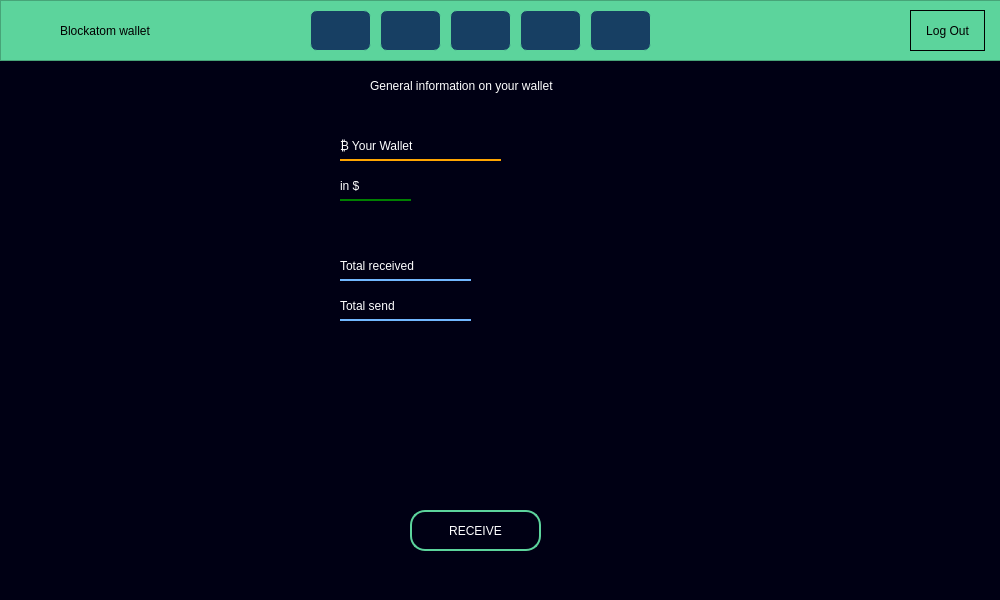
<?xml version="1.0" encoding="UTF-8"?>
<ui version="4.0">
 <class>Dialog</class>
 <widget class="QDialog" name="Dialog">
  <property name="geometry">
   <rect>
    <x>0</x>
    <y>0</y>
    <width>1000</width>
    <height>600</height>
   </rect>
  </property>
  <property name="sizePolicy">
   <sizepolicy hsizetype="Fixed" vsizetype="Fixed">
    <horstretch>0</horstretch>
    <verstretch>0</verstretch>
   </sizepolicy>
  </property>
  <property name="minimumSize">
   <size>
    <width>1000</width>
    <height>600</height>
   </size>
  </property>
  <property name="maximumSize">
   <size>
    <width>1000</width>
    <height>600</height>
   </size>
  </property>
  <property name="windowTitle">
   <string>Dialog</string>
  </property>
  <property name="styleSheet">
   <string notr="true">background-color: rgb(0, 0, 20);</string>
  </property>
  <widget class="QLabel" name="balance">
   <property name="geometry">
    <rect>
     <x>510</x>
     <y>130</y>
     <width>171</width>
     <height>31</height>
    </rect>
   </property>
   <property name="styleSheet">
    <string notr="true">font: 10pt &quot;MS Shell Dlg 2&quot;;
background-color: rgb(250, 126, 58);
font: 12pt &quot;MS Shell Dlg 2&quot;;
color: rgb(251, 155, 40);
font: 24pt &quot;.AppleSystemUIFont&quot;;
background-color: rgb(0, 0, 20);
border: 1px solid rgb(0, 0, 20);</string>
   </property>
   <property name="text">
    <string/>
   </property>
  </widget>
  <widget class="QLabel" name="label_3">
   <property name="geometry">
    <rect>
     <x>340</x>
     <y>130</y>
     <width>161</width>
     <height>31</height>
    </rect>
   </property>
   <property name="styleSheet">
    <string notr="true">color: rgb(255, 255, 255);
font: 24pt &quot;.AppleSystemUIFont&quot;;
border-bottom: 2px solid orange;</string>
   </property>
   <property name="text">
    <string>₿ Your Wallet</string>
   </property>
  </widget>
  <widget class="QLabel" name="label_4">
   <property name="geometry">
    <rect>
     <x>340</x>
     <y>170</y>
     <width>71</width>
     <height>31</height>
    </rect>
   </property>
   <property name="styleSheet">
    <string notr="true">color: rgb(255, 255, 255);
font: 24pt &quot;.AppleSystemUIFont&quot;;
border-bottom: 2px solid green;</string>
   </property>
   <property name="text">
    <string>in $</string>
   </property>
  </widget>
  <widget class="QLabel" name="balance_usd">
   <property name="geometry">
    <rect>
     <x>420</x>
     <y>170</y>
     <width>181</width>
     <height>31</height>
    </rect>
   </property>
   <property name="styleSheet">
    <string notr="true">font: 10pt &quot;MS Shell Dlg 2&quot;;
background-color: rgb(250, 126, 58);
font: 12pt &quot;MS Shell Dlg 2&quot;;
color: green;
font: 24pt &quot;.AppleSystemUIFont&quot;;
background-color: rgb(0, 0, 20);
border: 1px solid rgb(0, 0, 20);</string>
   </property>
   <property name="text">
    <string/>
   </property>
  </widget>
  <widget class="QLabel" name="label_5">
   <property name="geometry">
    <rect>
     <x>370</x>
     <y>70</y>
     <width>301</width>
     <height>31</height>
    </rect>
   </property>
   <property name="styleSheet">
    <string notr="true">color: rgb(255, 255, 255);
font: 18pt &quot;.AppleSystemUIFont&quot;;</string>
   </property>
   <property name="text">
    <string>General information on your wallet</string>
   </property>
  </widget>
  <widget class="QLabel" name="label_6">
   <property name="geometry">
    <rect>
     <x>340</x>
     <y>250</y>
     <width>131</width>
     <height>31</height>
    </rect>
   </property>
   <property name="styleSheet">
    <string notr="true">color: rgb(255, 255, 255);
font: 18pt &quot;.AppleSystemUIFont&quot;;
border-bottom: 2px solid rgb(113, 183, 255);</string>
   </property>
   <property name="text">
    <string>Total received</string>
   </property>
  </widget>
  <widget class="QLabel" name="label_7">
   <property name="geometry">
    <rect>
     <x>340</x>
     <y>290</y>
     <width>131</width>
     <height>31</height>
    </rect>
   </property>
   <property name="styleSheet">
    <string notr="true">color: rgb(255, 255, 255);
font: 18pt &quot;.AppleSystemUIFont&quot;;
border-bottom: 2px solid rgb(113, 183, 255);</string>
   </property>
   <property name="text">
    <string>Total send</string>
   </property>
  </widget>
  <widget class="QLabel" name="totalrec">
   <property name="geometry">
    <rect>
     <x>480</x>
     <y>250</y>
     <width>211</width>
     <height>31</height>
    </rect>
   </property>
   <property name="styleSheet">
    <string notr="true">font: 10pt &quot;MS Shell Dlg 2&quot;;
background-color: rgb(250, 126, 58);
font: 12pt &quot;MS Shell Dlg 2&quot;;
color: rgb(251, 155, 40);
font: 24pt &quot;.AppleSystemUIFont&quot;;
background-color: rgb(0, 0, 20);
border: 1px solid rgb(0, 0, 20);</string>
   </property>
   <property name="text">
    <string/>
   </property>
  </widget>
  <widget class="QLabel" name="totalsend">
   <property name="geometry">
    <rect>
     <x>480</x>
     <y>290</y>
     <width>211</width>
     <height>31</height>
    </rect>
   </property>
   <property name="styleSheet">
    <string notr="true">font: 10pt &quot;MS Shell Dlg 2&quot;;
background-color: rgb(250, 126, 58);
font: 12pt &quot;MS Shell Dlg 2&quot;;
color: rgb(251, 155, 40);
font: 24pt &quot;.AppleSystemUIFont&quot;;
background-color: rgb(0, 0, 20);
border: 1px solid rgb(0, 0, 20);</string>
   </property>
   <property name="text">
    <string/>
   </property>
  </widget>
  <widget class="QPushButton" name="receive_3">
   <property name="geometry">
    <rect>
     <x>410</x>
     <y>510</y>
     <width>131</width>
     <height>41</height>
    </rect>
   </property>
   <property name="styleSheet">
    <string notr="true">color: rgb(255, 255, 255);
font: 11pt &quot;MS Shell Dlg 2&quot;;
border: 2px solid rgb(92, 212, 156);
border-radius: 15px;</string>
   </property>
   <property name="text">
    <string>RECEIVE</string>
   </property>
  </widget>
  <widget class="QFrame" name="frame">
   <property name="geometry">
    <rect>
     <x>0</x>
     <y>0</y>
     <width>1041</width>
     <height>61</height>
    </rect>
   </property>
   <property name="styleSheet">
    <string notr="true">background-color: rgb(92, 212, 156);</string>
   </property>
   <property name="frameShape">
    <enum>QFrame::StyledPanel</enum>
   </property>
   <property name="frameShadow">
    <enum>QFrame::Raised</enum>
   </property>
   <widget class="QLabel" name="label">
    <property name="geometry">
     <rect>
      <x>10</x>
      <y>10</y>
      <width>41</width>
      <height>41</height>
     </rect>
    </property>
    <property name="text">
     <string/>
    </property>
    <property name="pixmap">
     <pixmap>images/logo.png</pixmap>
    </property>
    <property name="scaledContents">
     <bool>true</bool>
    </property>
   </widget>
   <widget class="QLabel" name="label_2">
    <property name="geometry">
     <rect>
      <x>60</x>
      <y>10</y>
      <width>171</width>
      <height>41</height>
     </rect>
    </property>
    <property name="styleSheet">
     <string notr="true">font: 75 14pt &quot;Corbel&quot;;
font: 75 16pt &quot;Microsoft YaHei UI&quot;;</string>
    </property>
    <property name="text">
     <string>Blockatom wallet</string>
    </property>
   </widget>
   <widget class="QPushButton" name="walletbutton">
    <property name="geometry">
     <rect>
      <x>380</x>
      <y>10</y>
      <width>61</width>
      <height>41</height>
     </rect>
    </property>
    <property name="styleSheet">
     <string notr="true">border: 1px solid rgb(92, 212, 156);
background-color: rgb(23, 63, 99);
border-radius: 7px;
color: white;</string>
    </property>
    <property name="text">
     <string/>
    </property>
    <property name="icon">
     <iconset>
      <normaloff>images/wallet.png</normaloff>images/wallet.png</iconset>
    </property>
    <property name="iconSize">
     <size>
      <width>20</width>
      <height>20</height>
     </size>
    </property>
   </widget>
   <widget class="QPushButton" name="sendd">
    <property name="geometry">
     <rect>
      <x>450</x>
      <y>10</y>
      <width>61</width>
      <height>41</height>
     </rect>
    </property>
    <property name="styleSheet">
     <string notr="true">border: 1px solid rgb(92, 212, 156);
background-color: rgb(23, 63, 99);
border-radius: 7px;
color: white;</string>
    </property>
    <property name="text">
     <string/>
    </property>
    <property name="icon">
     <iconset>
      <normaloff>images/rising.png</normaloff>images/rising.png</iconset>
    </property>
    <property name="iconSize">
     <size>
      <width>20</width>
      <height>20</height>
     </size>
    </property>
   </widget>
   <widget class="QPushButton" name="receive_2">
    <property name="geometry">
     <rect>
      <x>520</x>
      <y>10</y>
      <width>61</width>
      <height>41</height>
     </rect>
    </property>
    <property name="styleSheet">
     <string notr="true">border: 1px solid rgb(92, 212, 156);
background-color: rgb(23, 63, 99);
border-radius: 7px;
color: white;</string>
    </property>
    <property name="text">
     <string/>
    </property>
    <property name="icon">
     <iconset>
      <normaloff>images/receive.png</normaloff>images/receive.png</iconset>
    </property>
    <property name="iconSize">
     <size>
      <width>20</width>
      <height>20</height>
     </size>
    </property>
   </widget>
   <widget class="QPushButton" name="settings">
    <property name="geometry">
     <rect>
      <x>590</x>
      <y>10</y>
      <width>61</width>
      <height>41</height>
     </rect>
    </property>
    <property name="styleSheet">
     <string notr="true">border: 1px solid rgb(92, 212, 156);
background-color: rgb(23, 63, 99);
border-radius: 7px;
color: white;</string>
    </property>
    <property name="text">
     <string/>
    </property>
    <property name="icon">
     <iconset>
      <normaloff>images/setting.png</normaloff>images/setting.png</iconset>
    </property>
    <property name="iconSize">
     <size>
      <width>20</width>
      <height>20</height>
     </size>
    </property>
   </widget>
   <widget class="QPushButton" name="logout">
    <property name="geometry">
     <rect>
      <x>910</x>
      <y>10</y>
      <width>75</width>
      <height>41</height>
     </rect>
    </property>
    <property name="styleSheet">
     <string notr="true">border: 1px solid black;
font: 9pt &quot;MS Shell Dlg 2&quot;;</string>
    </property>
    <property name="text">
     <string>Log Out</string>
    </property>
   </widget>
   <widget class="QPushButton" name="home">
    <property name="geometry">
     <rect>
      <x>310</x>
      <y>10</y>
      <width>61</width>
      <height>41</height>
     </rect>
    </property>
    <property name="styleSheet">
     <string notr="true">border: 1px solid rgb(92, 212, 156);
background-color: rgb(23, 63, 99);
border-radius: 7px;
color: white;</string>
    </property>
    <property name="text">
     <string/>
    </property>
    <property name="icon">
     <iconset>
      <normaloff>images/user.png</normaloff>images/user.png</iconset>
    </property>
    <property name="iconSize">
     <size>
      <width>20</width>
      <height>20</height>
     </size>
    </property>
   </widget>
  </widget>
 </widget>
 <resources/>
 <connections/>
</ui>
